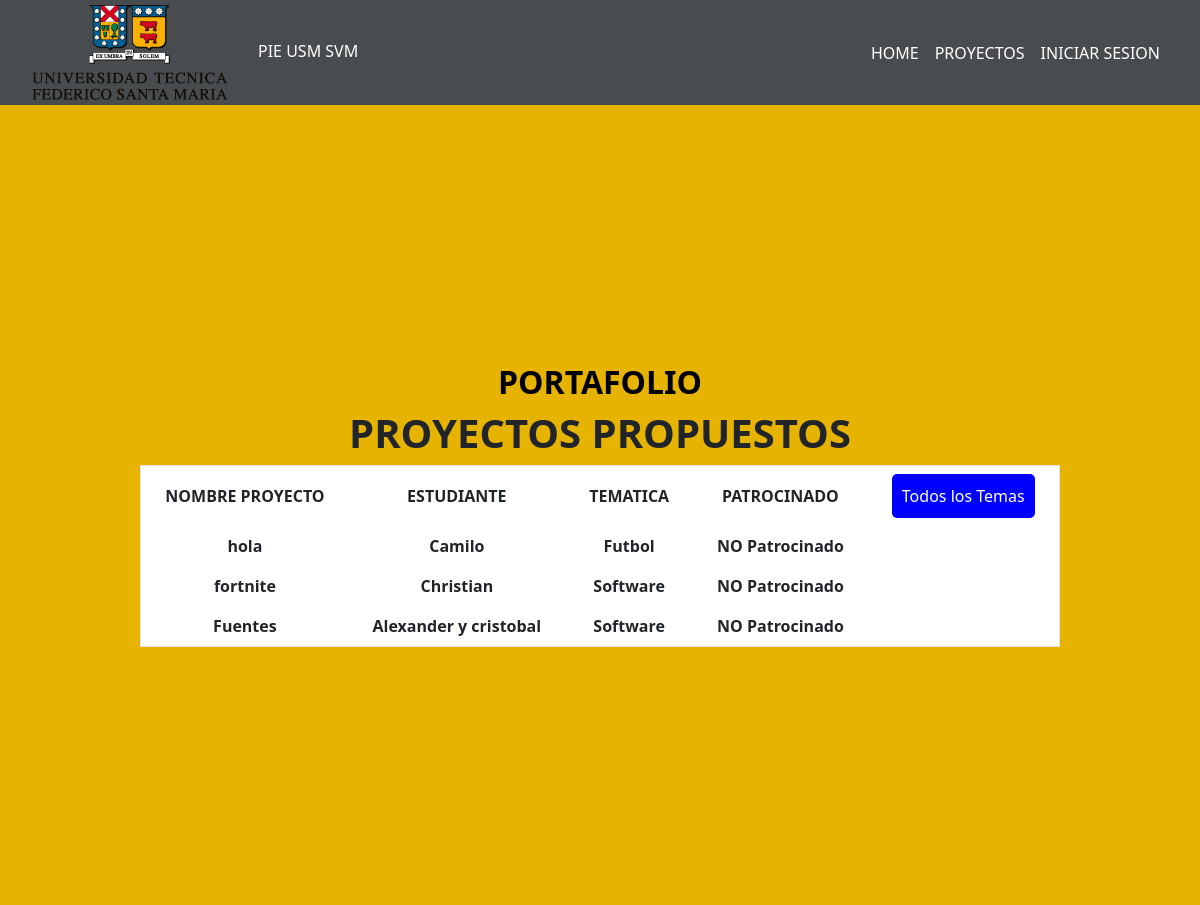
/NingunPatrocinador/, run on the app's committed database.
### core/models.py (models this page shows, shortened)
class Mensaje(models.Model):
    Nombree= models.CharField(max_length=50)#Nombre del proyecto pensado
    tipo= models.CharField(max_length=50,choices=tipo_mensajes)#escoger las opciones de arriba
    alumno= models.CharField(max_length=50)#nombres de los alumnos/alumno
    profesor=models.CharField(max_length=50)#Se crea para que despues un profesor pueda ingresar su nombre en el proyecto enviado por el alumno
    informacion=models.CharField(max_length=300) #Ideas sobre su proyecto

### core/views.py (the view)
# urls.py: path('NingunPatrocinador/', views.Ningun_patrocinio, name="NingunPatrocinador"),
def Ningun_patrocinio(request):
     lista_proyectos= Mensaje.objects.all()
     data={
             "lista_proyectos": lista_proyectos,
        }
     return render(request, 'core/SinPatrocinio.html', data)

### core/templates/core/SinPatrocinio.html (shortened to what this page needs)
{% extends 'core/base.html' %}
{% load static %}
{% block content %}
<div
    style="display: flex; flex-direction: column; justify-content: center; align-items: center; height: 100vh; width: 100%; padding: 20px; box-sizing: border-box;background-color: #e5b300;">
    <div style="width: 100%; max-width: 1600px; text-align: center;background-color: #e5b300;">
        <div class="p-6">
            <div class="text-center mb-6">
                <h2 class="font-bold">PORTAFOLIO</h2>
                <h1 class="text-3xl font-bold text-zinc-900 dark:text-zinc-100">PROYECTOS PROPUESTOS</h1>
            </div>
            <div class="overflow-x-auto">
                <table class="min-w-full bg-white dark:bg-zinc-800 border border-zinc-200 dark:border-zinc-700"
                    style="margin: 0 auto;">
                    <thead>
                        <tr>
                            <th
                                class="px-4 py-2 border-b border-zinc-200 dark:border-zinc-700 text-left font-bold text-zinc-700 dark:text-zinc-300">
                                NOMBRE PROYECTO</th>
                            <th
                                class="px-4 py-2 border-b border-zinc-200 dark:border-zinc-700 text-left font-bold text-zinc-700 dark:text-zinc-300">
                                ESTUDIANTE</th>
                            <th
                                class="px-4 py-2 border-b border-zinc-200 dark:border-zinc-700 text-left font-bold text-zinc-700 dark:text-zinc-300">
                                TEMATICA</th>
                            <th
                                class="px-4 py-2 border-b border-zinc-200 dark:border-zinc-700 text-left font-bold text-zinc-700 dark:text-zinc-300">
                                PATROCINADO</th>
                            <th class="px-4 py-2 border-b border-zinc-200 dark:border-zinc-700 text-left">
                                <div style="position: relative; display: inline-block;">
                                    <button onclick="toggleDropdown()"
                                        style="background-color: blue; color: rgb(255, 255, 255); padding: 10px; border: none; border-radius: 5px; display: flex; align-items: center;">
                                        Todos los Temas
                                    </button>
                                </div>
                            </th>
                        </tr>
                    </thead>
                    <tbody>
                        {% for c in lista_proyectos %}
                            {% if c.profesor == "NO Patrocinado" %}
                                <tr>
                                    <td class="px-4 py-2 border-b border-zinc-200 dark:border-zinc-700 text-left font-bold text-zinc-700 dark:text-zinc-300">{{ c.Nombree }}</td>
                                    <td class="px-4 py-2 border-b border-zinc-200 dark:border-zinc-700 text-left font-bold text-zinc-700 dark:text-zinc-300">{{ c.alumno }}</td>
                                    <td class="px-4 py-2 border-b border-zinc-200 dark:border-zinc-700 text-left font-bold text-zinc-700 dark:text-zinc-300">{{ c.tipo }}</td>
                                    <td class="px-4 py-2 border-b border-zinc-200 dark:border-zinc-700 text-left font-bold text-zinc-700 dark:text-zinc-300">{{ c.profesor }}</td>
                                </tr>
                            {% endif %}
                        {% endfor %}
                    </tbody>
                </table>
            </div>
        </div>
    </div>
</div>
{% endblock %}

### core/templates/core/SinPatrocinio.html (style rules this page uses)
.font-bold { font-weight: bold; }
h2.font-bold { color: #000000; }

### data on the page
Mensaje: Nombree "hola", alumno "Camilo", tipo "Futbol", profesor "NO Patrocinado"
Mensaje: Nombree "fortnite", alumno "Christian", tipo "Software", profesor "NO Patrocinado"
Mensaje: Nombree "Fuentes", alumno "Alexander y cristobal", tipo "Software", profesor "NO Patrocinado"
